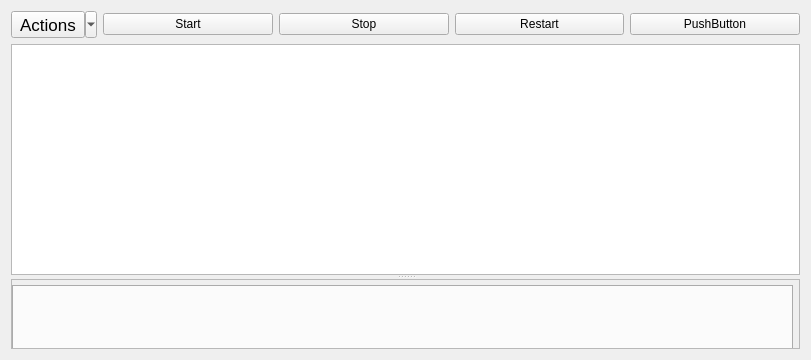
<?xml version="1.0" encoding="UTF-8"?>
<ui version="4.0">
    <class>Form</class>
    <widget class="QWidget" name="Form">
        <property name="geometry">
            <rect>
                <x>0</x>
                <y>0</y>
                <width>811</width>
                <height>360</height>
            </rect>
        </property>
        <property name="maximumSize">
            <size>
                <width>16777215</width>
                <height>2105</height>
            </size>
        </property>
        <property name="windowTitle">
            <string>Form</string>
        </property>
        <layout class="QGridLayout" name="gridLayout">
            <item row="0" column="0">
                <layout class="QGridLayout" name="gridLayout_1">
                    <item row="0" column="0">
                        <widget class="QToolButton" name="toolButton">
                            <property name="font">
                                <font>
                                    <pointsize>13</pointsize>
                                </font>
                            </property>
                            <property name="text">
                                <string>Actions</string>
                            </property>
                            <property name="popupMode">
                                <enum>QToolButton::MenuButtonPopup</enum>
                            </property>
                            <property name="toolButtonStyle">
                                <enum>Qt::ToolButtonTextOnly</enum>
                            </property>
                        </widget>
                    </item>
                    <item row="0" column="4">
                        <widget class="QPushButton" name="pushButton_2">
                            <property name="text">
                                <string>PushButton</string>
                            </property>
                        </widget>
                    </item>
                    <item row="0" column="3">
                        <widget class="QPushButton" name="btnRestart">
                            <property name="text">
                                <string>Restart</string>
                            </property>
                        </widget>
                    </item>
                    <item row="0" column="2">
                        <widget class="QPushButton" name="btnStop">
                            <property name="text">
                                <string>Stop</string>
                            </property>
                        </widget>
                    </item>
                    <item row="0" column="1">
                        <widget class="QPushButton" name="btnStart">
                            <property name="text">
                                <string>Start</string>
                            </property>
                        </widget>
                    </item>
                </layout>
            </item>
            <item row="1" column="0">
                <widget class="QSplitter" name="splitter">
                    <property name="orientation">
                        <enum>Qt::Vertical</enum>
                    </property>
                    <widget class="QTableWidget" name="tableWidget">
                        <property name="maximumSize">
                            <size>
                                <width>16777215</width>
                                <height>16777215</height>
                            </size>
                        </property>
                        <property name="editTriggers">
                            <set>QAbstractItemView::NoEditTriggers</set>
                        </property>
                        <property name="alternatingRowColors">
                            <bool>true</bool>
                        </property>
                        <property name="selectionBehavior">
                            <enum>QAbstractItemView::SelectRows</enum>
                        </property>
                        <property name="sortingEnabled">
                            <bool>true</bool>
                        </property>
                    </widget>
                    <widget class="QScrollArea" name="scrollArea">
                        <property name="sizePolicy">
                            <sizepolicy hsizetype="Expanding"
                                        vsizetype="Expanding">
                                <horstretch>0</horstretch>
                                <verstretch>0</verstretch>
                            </sizepolicy>
                        </property>
                        <property name="maximumSize">
                            <size>
                                <width>16777215</width>
                                <height>397</height>
                            </size>
                        </property>
                        <property name="widgetResizable">
                            <bool>true</bool>
                        </property>
                        <widget class="QWidget"
                                name="scrollAreaWidgetContents">
                            <property name="geometry">
                                <rect>
                                    <x>0</x>
                                    <y>0</y>
                                    <width>785</width>
                                    <height>72</height>
                                </rect>
                            </property>
                            <property name="sizePolicy">
                                <sizepolicy hsizetype="Expanding"
                                            vsizetype="Expanding">
                                    <horstretch>0</horstretch>
                                    <verstretch>0</verstretch>
                                </sizepolicy>
                            </property>
                            <widget class="QWidget" name="gridLayoutWidget">
                                <property name="geometry">
                                    <rect>
                                        <x>0</x>
                                        <y>5</y>
                                        <width>781</width>
                                        <height>221</height>
                                    </rect>
                                </property>
                                <layout class="QGridLayout"
                                        name="gridLayout_2">
                                    <item row="0" column="0">
                                        <widget class="QTabWidget"
                                                name="tabWidget">
                                            <property name="currentIndex">
                                                <number>-1</number>
                                            </property>
                                        </widget>
                                    </item>
                                </layout>
                            </widget>
                        </widget>
                    </widget>
                </widget>
            </item>
        </layout>
    </widget>
    <resources/>
    <connections/>
</ui>
